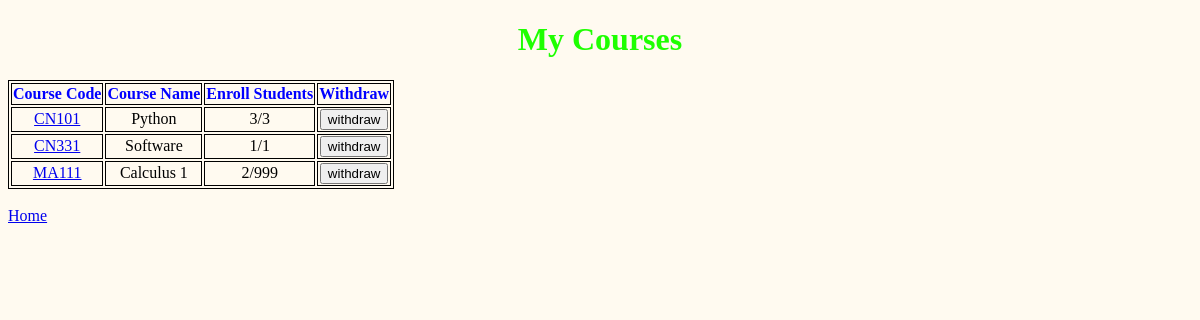
The page /users/mycourses/ (signed in) on the database as committed earlier.
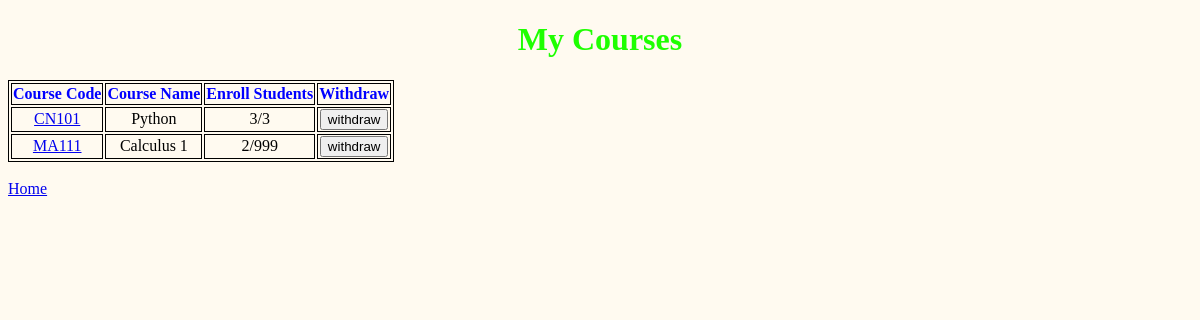
The same page on the database as committed later.
### courses/models.py (models this page shows, shortened)
class Course(models.Model):
    code = models.CharField("Course Code",max_length=5)
    name = models.CharField("Course Name",max_length=64)
    year = models.IntegerField(null=True)
    semester = models.IntegerField(default=1)
    max_seat = models.IntegerField(null=True)
    total_seat = models.IntegerField(default=0)
    quota = models.BooleanField("Available",default=True)
    quota_seat = models.BooleanField("Seat Available",default=True)
    students= models.ManyToManyField(User, blank=True, related_name="courses")

### users/views.py (the view)
# urls.py: path('mycourses/', views.my_courses, name='my_courses'),
def my_courses(request):
    courses = Course.objects.all()
    users = models.User.objects.all()
    return render(request, 'users/my_courses.html', {
        "users":users,
        "courses":courses
    })

### users/templates/users/my_courses.html (shortened to what this page needs)
{% extends 'users/layout.html' %}
{% block body %}
<h1>My Courses</h1>
<table>
    <tr style="color:blue;">
        <th>Course Code</th>
        <th>Course Name</th>
        <th>Enroll Students</th>
        <th>Withdraw</th>
    </tr>
    {% for course in courses %}
    {% if request.user in course.students.all %}
    <tr>
        <td><a href="{% url 'course' course.code %}">{{ course.code }}</a></td>
        <td>{{ course.name }}</td>
        <td>{{ course.students.count }}/{{ course.max_seat }}</td>
        <td>
            <form action="{% url 'withdraw' course.code %}" method="POST">
                <input type="submit" value="withdraw">
            </form>
        </td>
    </tr>
    {% endif %}
    {% empty %}
    <h3>No Course.</h3>
    {% endfor %}
</table>
<br>
<a href="{% url 'index' %}">Home</a>
{% endblock %}

### users/templates/users/layout.html (shortened to what this page needs)
<!DOCTYPE html>
<html lang="en">
    <head>
    </head>
    <body>
        {% block body %}
        {% endblock %}
    </body>
</html>

### users/templates/users/my_courses.html (style rules this page uses)
body { background-color:floralwhite; }
h1 { color: rgb(30, 255, 0); text-align: center; }
table, th, td { text-align: center; border: 1px solid black; }

Rows that differ between the two databases and show on the page:
no longer on this page (row edited): Course: code "CN331", name "Software", students.count "1", max_seat "1"
